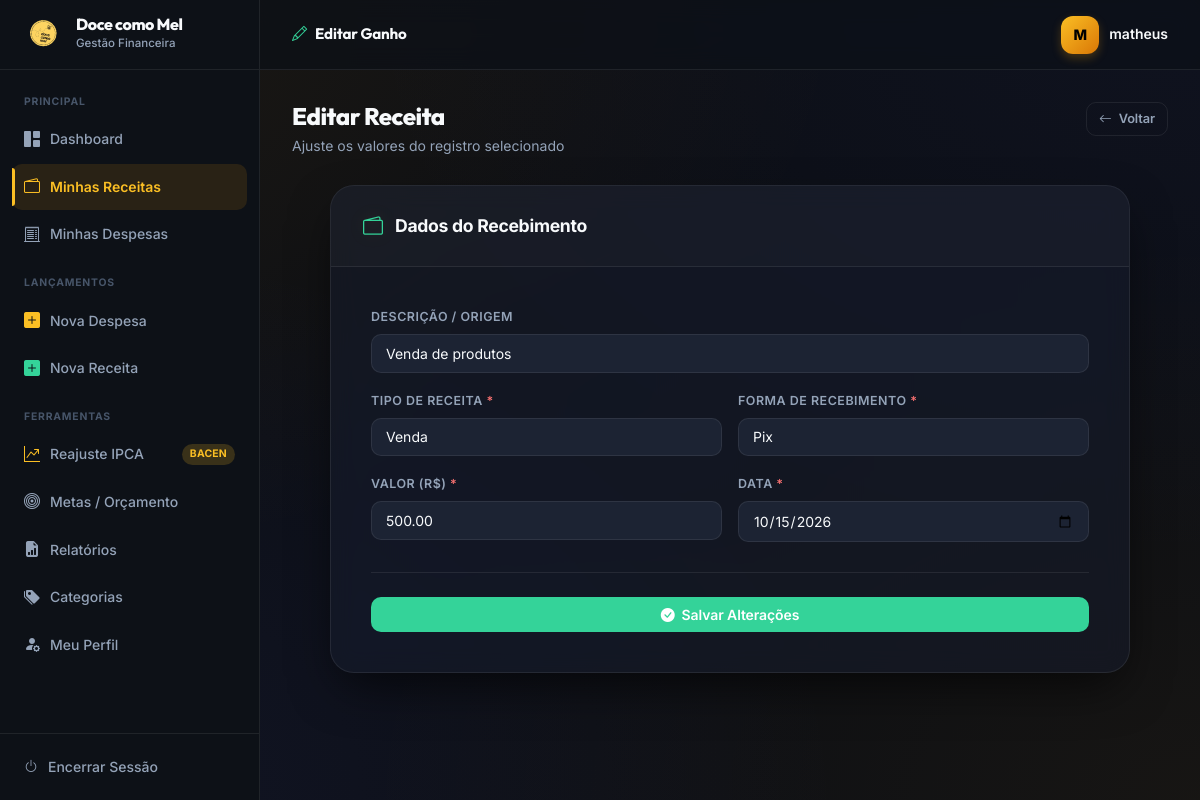
The app's page /receitas/editar/2 (signed in) with its own data.
### app/models/receita.py (models this page shows, shortened)
class Receita(db.Model):
    __tablename__ = 'receita'
    id_receita = db.Column(db.Integer, primary_key=True)
    valor = db.Column(db.Numeric(10, 2), nullable=False)
    data_receita = db.Column(db.Date, nullable=False, default=date.today, index=True)
    forma_recebimento = db.Column(db.String(50), nullable=False)
    tipo_receita = db.Column(db.String(50), nullable=True, default='Venda')
    descricao = db.Column(db.String(255), nullable=True)
    comprovante = db.Column(db.String(255), nullable=True)
    id_usuario = db.Column(db.Integer, db.ForeignKey('usuario.id_usuario'), nullable=False, index=True)

### app/routes/receitas.py (the view, shortened to what this page needs)
@receitas_bp.route('/editar/<int:id>', methods=['GET', 'POST'])
@login_required
def editar(id):
    receita = ReceitaService.buscar_por_id(id)
    if not receita or receita.id_usuario != session['id_usuario']:
        flash('Receita não encontrada.', 'danger')
        return redirect(url_for('receitas.listar'))
    return render_template('receitas/editar.html', receita=receita,
                           formas=FORMAS_RECEBIMENTO, tipos=TIPOS_RECEITA)

### app/services/receita_service.py (called while the page is built)
    @staticmethod
    def buscar_por_id(id_receita: int) -> Receita | None:
        return db.session.get(Receita, id_receita)

### app/utils.py (called while the page is built)
def login_required(f):
    @wraps(f)
    def decorated(*args, **kwargs):
        if 'id_usuario' not in session:
            return redirect(url_for('auth.login', next=request.path))
        return f(*args, **kwargs)
    return decorated

### app/templates/receitas/editar.html (shortened to what this page needs)
{% extends 'base.html' %}
{% block topbar_title %}<i class="bi bi-pencil" style="color:var(--green);margin-right:8px;"></i>Editar Ganho{% endblock %}
{% block content %}
<div class="page-header">
    <div>
        <h1 class="page-title">Editar Receita</h1>
        <p class="page-subtitle">Ajuste os valores do registro selecionado</p>
    </div>
    <a href="{{ url_for('receitas.listar') }}" class="btn btn-outline btn-sm">
        <i class="bi bi-arrow-left"></i> Voltar
    </a>
</div>
<div class="form-card">
    <div class="form-card-header">
        <i class="bi bi-wallet2" style="color:var(--green);"></i>
        <span class="form-card-title">Dados do Recebimento</span>
    </div>
    <div class="form-card-body">
        <form method="POST" data-loading>
            <div class="form-group">
                <label class="form-label">Descrição / Origem</label>
                <input type="text" name="descricao" class="form-control"
                       value="{{ receita.descricao or '' }}">
            </div>
            <div class="form-grid-2">
                <div class="form-group">
                    <label class="form-label">Tipo de Receita <span style="color:var(--red);">*</span></label>
                    <select name="tipo_receita" class="form-select" required>
                        {% for t in tipos %}
                        <option value="{{ t }}" {% if t == receita.tipo_receita %}selected{% endif %}>{{ t }}</option>
                        {% endfor %}
                    </select>
                </div>
                <div class="form-group">
                    <label class="form-label">Forma de Recebimento <span style="color:var(--red);">*</span></label>
                    <select name="forma_recebimento" class="form-select" required>
                        {% for f in formas %}
                        <option value="{{ f }}" {% if f == receita.forma_recebimento %}selected{% endif %}>{{ f }}</option>
                        {% endfor %}
                    </select>
                </div>
            </div>
            <div class="form-grid-2">
                <div class="form-group">
                    <label class="form-label">Valor (R$) <span style="color:var(--red);">*</span></label>
                    <input type="number" step="0.01" min="0.01" name="valor"
                           class="form-control" value="{{ receita.valor }}" required>
                </div>
                <div class="form-group">
                    <label class="form-label">Data <span style="color:var(--red);">*</span></label>
                    <input type="date" name="data_receita" class="form-control"
                           value="{{ receita.data_receita }}" required>
                </div>
            </div>
            <div class="form-actions">
                <button type="submit" class="btn btn-success" style="width:100%; justify-content:center;">
                    <i class="bi bi-check-circle-fill"></i> Salvar Alterações
                </button>
            </div>
        </form>
    </div>
</div>
{% endblock %}

### app/static/css/style.css (style rules this page uses)
:root { --sidebar-bg: #0d1117; --sidebar-hover: #1c2333; --sidebar-active-bg: rgba(245,158,11,0.12); --sidebar-active-text: #fbbf24; --sidebar-width: 260px; --topbar-height: 70px; --bg: #0b0e14; --surface: rgba(22, 27, 39, 0.7); --surface-solid: #161b27; --surface-2: #1c2333; --border: rgba(255, 255, 255, 0.08); --text: #f8fafc; --text-muted: #94a3b8; --text-subtle: #475569; --amber: #fbbf24; --amber-dark: #d97706; --amber-glow: rgba(251, 191, 36, 0.15); --indigo: #818cf8; --green: #34d399; --red: #f87171; --shadow-sm: 0 1px 2px rgba(0,0,0,0.5); --shadow: 0 10px 30px -10px rgba(0,0,0,0.6); --shadow-lg: 0 20px 50px -12px rgba(0,0,0,0.7); --radius: 16px; --radius-sm: 10px; --transition: cubic-bezier(0.4, 0, 0.2, 1) 0.3s; --glass: blur(12px) saturate(180%); }
*, *::before, *::after { box-sizing: border-box; margin: 0; padding: 0; }
body { font-family: 'Inter', system-ui, -apple-system, sans-serif; background: var(--bg); background-image: radial-gradient(at 0% 0%, rgba(245, 158, 11, 0.08) 0px, transparent 50%), radial-gradient(at 100% 0%, rgba(99, 102, 241, 0.05) 0px, transparent 50%), radial-gradient(at 100% 100%, rgba(245, 158, 11, 0.05) 0px, transparent 50%), radial-gradient(at 0% 100%, rgba(99, 102, 241, 0.08) 0px, transparent 50%); background-attachment: fixed; color: var(--text); display: flex; flex-direction: column; min-height: 100vh; font-size: 14px; line-height: 1.6; -webkit-font-smoothing: antialiased; }
.page-header { display: flex; align-items: flex-start; justify-content: space-between; margin-bottom: 28px; gap: 16px; flex-wrap: wrap; }
.page-title { font-size: 1.5rem; font-weight: 800; color: var(--text); letter-spacing: -0.5px; line-height: 1.2; }
.page-subtitle { font-size: 0.875rem; color: var(--text-muted); margin-top: 4px; }
.btn { display: inline-flex; align-items: center; gap: 7px; padding: 9px 18px; border-radius: var(--radius-sm); font-size: 0.875rem; font-weight: 600; cursor: pointer; border: none; text-decoration: none; transition: all var(--transition); white-space: nowrap; font-family: 'Inter', sans-serif; letter-spacing: -0.1px; }
.btn-success { background: var(--green); color: #fff; }
.btn-outline { background: transparent; border: 1px solid var(--border); color: var(--text-muted); }
.btn-sm { padding: 6px 12px; font-size: 0.8rem; }
.form-group { margin-bottom: 18px; }
.form-label { display: block; font-size: 0.78rem; font-weight: 600; color: var(--text-muted); text-transform: uppercase; letter-spacing: 0.5px; margin-bottom: 7px; }
.form-control, .form-select { width: 100%; padding: 10px 14px; border: 1.5px solid var(--border); border-radius: var(--radius-sm); font-size: 0.875rem; font-family: 'Inter', sans-serif; color: var(--text); background: var(--surface-2); transition: border-color var(--transition), box-shadow var(--transition); outline: none; -webkit-appearance: none; }
.form-control::placeholder { color: var(--text-subtle); }
.form-select option { background: var(--surface-2); }
.form-grid-2 { display: grid; grid-template-columns: 1fr 1fr; gap: 16px; }
.form-card { background: var(--surface); backdrop-filter: var(--glass); border: 1px solid var(--border); border-radius: 24px; max-width: 800px; margin: 20px auto; overflow: hidden; box-shadow: var(--shadow-lg); }
.form-card-header { padding: 24px 32px; border-bottom: 1px solid var(--border); display: flex; align-items: center; gap: 12px; background: rgba(255,255,255,0.02); }
.form-card-header i { color: var(--amber); font-size: 1.25rem; filter: drop-shadow(0 0 8px var(--amber-glow)); }
.form-card-title { font-size: 1.1rem; font-weight: 700; color: var(--text); letter-spacing: -0.3px; }
.form-card-body { padding: 40px; }
.form-actions { display: flex; gap: 12px; margin-top: 12px; padding-top: 24px; border-top: 1px solid var(--border); }

### app/templates/base.html (style rules this page uses)
h1, h2, h3, .sidebar-logo-name, .topbar-title { font-family: 'Outfit', sans-serif; }

### records on screen
Receita: descricao "Venda de produtos", tipo_receita "Venda", forma_recebimento "Pix", valor "500.00", data_receita "10/15/2026"

### other values on screen
{{ session.get('nome_usuario', 'U')[0].upper() }} "M"
{{ session.get('nome_usuario') }} "matheus"
